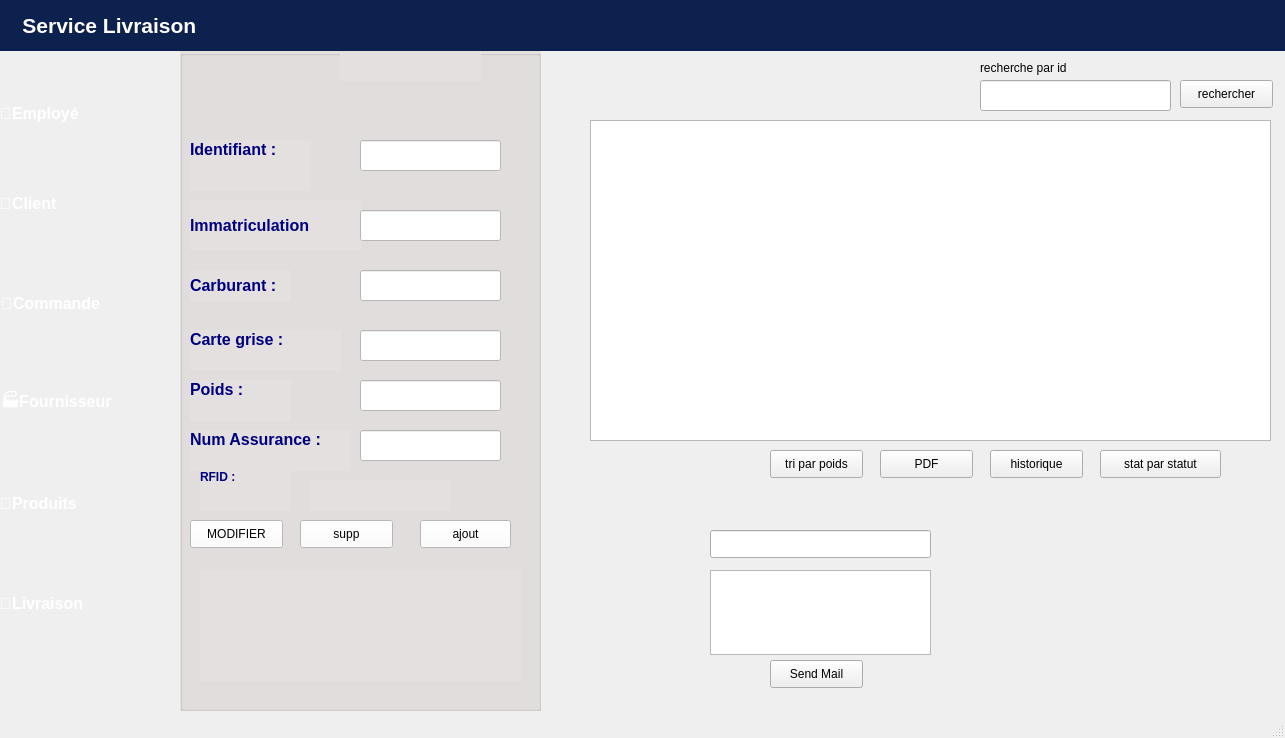
<?xml version="1.0" encoding="UTF-8"?>
<ui version="4.0">
 <class>MainWindow1</class>
 <widget class="QMainWindow" name="MainWindow1">
  <property name="geometry">
   <rect>
    <x>0</x>
    <y>0</y>
    <width>1285</width>
    <height>738</height>
   </rect>
  </property>
  <property name="windowTitle">
   <string>Gestion des clients</string>
  </property>
  <widget class="QWidget" name="centralwidget">
   <widget class="QPushButton" name="statistiques">
    <property name="geometry">
     <rect>
      <x>1100</x>
      <y>450</y>
      <width>121</width>
      <height>28</height>
     </rect>
    </property>
    <property name="text">
     <string>stat par statut</string>
    </property>
   </widget>
   <widget class="QLabel" name="label_3">
    <property name="geometry">
     <rect>
      <x>980</x>
      <y>60</y>
      <width>121</width>
      <height>16</height>
     </rect>
    </property>
    <property name="text">
     <string>recherche par id</string>
    </property>
   </widget>
   <widget class="QTableView" name="tableView_r">
    <property name="geometry">
     <rect>
      <x>590</x>
      <y>120</y>
      <width>681</width>
      <height>321</height>
     </rect>
    </property>
    <property name="styleSheet">
     <string notr="true"/>
    </property>
   </widget>
   <widget class="QLineEdit" name="lineEdit_recherche">
    <property name="geometry">
     <rect>
      <x>980</x>
      <y>80</y>
      <width>191</width>
      <height>31</height>
     </rect>
    </property>
   </widget>
   <widget class="QPushButton" name="historique">
    <property name="geometry">
     <rect>
      <x>990</x>
      <y>450</y>
      <width>93</width>
      <height>28</height>
     </rect>
    </property>
    <property name="text">
     <string>historique</string>
    </property>
   </widget>
   <widget class="QPushButton" name="tri">
    <property name="geometry">
     <rect>
      <x>770</x>
      <y>450</y>
      <width>93</width>
      <height>28</height>
     </rect>
    </property>
    <property name="text">
     <string>tri par poids</string>
    </property>
   </widget>
   <widget class="QPushButton" name="recherche_pushButton">
    <property name="geometry">
     <rect>
      <x>1180</x>
      <y>80</y>
      <width>93</width>
      <height>28</height>
     </rect>
    </property>
    <property name="text">
     <string>rechercher</string>
    </property>
   </widget>
   <widget class="QPushButton" name="pdf">
    <property name="geometry">
     <rect>
      <x>880</x>
      <y>450</y>
      <width>93</width>
      <height>28</height>
     </rect>
    </property>
    <property name="text">
     <string>PDF</string>
    </property>
   </widget>
   <widget class="QGroupBox" name="groupBox">
    <property name="geometry">
     <rect>
      <x>180</x>
      <y>50</y>
      <width>361</width>
      <height>661</height>
     </rect>
    </property>
    <property name="styleSheet">
     <string notr="true">background-color:rgb(228,224,223);
alternate-background-color: rgb(153, 204, 153);
font: 18pt &quot;Segoe UI&quot;;
</string>
    </property>
    <property name="title">
     <string/>
    </property>
    <widget class="QLabel" name="label_15">
     <property name="geometry">
      <rect>
       <x>10</x>
       <y>90</y>
       <width>121</width>
       <height>51</height>
      </rect>
     </property>
     <property name="styleSheet">
      <string notr="true">color: rgb(0, 0, 127);</string>
     </property>
     <property name="text">
      <string>&lt;html&gt;&lt;head/&gt;&lt;body&gt;&lt;p&gt;&lt;span style=&quot; font-size:12pt; font-weight:696;&quot;&gt;Identifiant
 :&lt;/span&gt;&lt;/p&gt;&lt;p&gt;&lt;br/&gt;&lt;/p&gt;&lt;/body&gt;&lt;/html&gt;</string>
     </property>
    </widget>
    <widget class="QLabel" name="label_16">
     <property name="geometry">
      <rect>
       <x>10</x>
       <y>150</y>
       <width>171</width>
       <height>51</height>
      </rect>
     </property>
     <property name="styleSheet">
      <string notr="true">color: rgb(0, 0, 127);</string>
     </property>
     <property name="text">
      <string>&lt;html&gt;&lt;head/&gt;&lt;body&gt;&lt;p&gt;&lt;span style=&quot; font-size:12pt; font-weight:696;&quot;&gt;Immatriculation&lt;/span&gt;&lt;/p&gt;&lt;/body&gt;&lt;/html&gt;</string>
     </property>
    </widget>
    <widget class="QLabel" name="label_18">
     <property name="geometry">
      <rect>
       <x>10</x>
       <y>220</y>
       <width>101</width>
       <height>31</height>
      </rect>
     </property>
     <property name="styleSheet">
      <string notr="true">color: rgb(0, 0, 127);</string>
     </property>
     <property name="text">
      <string>&lt;html&gt;&lt;head/&gt;&lt;body&gt;&lt;p&gt;&lt;span style=&quot; font-size:12pt; font-weight:700;&quot;&gt;Carburant :&lt;/span&gt;&lt;/p&gt;&lt;/body&gt;&lt;/html&gt;</string>
     </property>
    </widget>
    <widget class="QLabel" name="label_19">
     <property name="geometry">
      <rect>
       <x>10</x>
       <y>280</y>
       <width>151</width>
       <height>41</height>
      </rect>
     </property>
     <property name="styleSheet">
      <string notr="true">color: rgb(0, 0, 127);</string>
     </property>
     <property name="text">
      <string>&lt;html&gt;&lt;head/&gt;&lt;body&gt;&lt;p&gt;&lt;span style=&quot; font-size:12pt; font-weight:700;&quot;&gt;Carte grise :&lt;/span&gt;&lt;/p&gt;&lt;p&gt;&lt;br/&gt;&lt;/p&gt;&lt;/body&gt;&lt;/html&gt;</string>
     </property>
    </widget>
    <widget class="QLabel" name="label_20">
     <property name="geometry">
      <rect>
       <x>10</x>
       <y>330</y>
       <width>101</width>
       <height>41</height>
      </rect>
     </property>
     <property name="styleSheet">
      <string notr="true">color: rgb(0, 0, 127);</string>
     </property>
     <property name="text">
      <string>&lt;html&gt;&lt;head/&gt;&lt;body&gt;&lt;p&gt;&lt;span style=&quot; font-size:12pt; font-weight:700;&quot;&gt;Poids :&lt;/span&gt;&lt;/p&gt;&lt;p&gt;&lt;br/&gt;&lt;/p&gt;&lt;/body&gt;&lt;/html&gt;</string>
     </property>
    </widget>
    <widget class="QLabel" name="label_21">
     <property name="geometry">
      <rect>
       <x>10</x>
       <y>380</y>
       <width>161</width>
       <height>41</height>
      </rect>
     </property>
     <property name="styleSheet">
      <string notr="true">color: rgb(0, 0, 127);</string>
     </property>
     <property name="text">
      <string>&lt;html&gt;&lt;head/&gt;&lt;body&gt;&lt;p&gt;&lt;span style=&quot; font-size:12pt; font-weight:696;&quot;&gt;Num Assurance :&lt;/span&gt;&lt;/p&gt;&lt;p&gt;&lt;br/&gt;&lt;/p&gt;&lt;/body&gt;&lt;/html&gt;</string>
     </property>
    </widget>
    <widget class="QLineEdit" name="lineEdit_carb">
     <property name="geometry">
      <rect>
       <x>180</x>
       <y>220</y>
       <width>141</width>
       <height>28</height>
      </rect>
     </property>
     <property name="styleSheet">
      <string notr="true">background-color: rgb(255, 255, 255);
 border-radius:10%;</string>
     </property>
    </widget>
    <widget class="QLineEdit" name="lineEdit_id_2">
     <property name="geometry">
      <rect>
       <x>180</x>
       <y>90</y>
       <width>141</width>
       <height>31</height>
      </rect>
     </property>
     <property name="styleSheet">
      <string notr="true">background-color: rgb(255, 255, 255);</string>
     </property>
    </widget>
    <widget class="QLineEdit" name="lineEdit_imm">
     <property name="geometry">
      <rect>
       <x>180</x>
       <y>160</y>
       <width>141</width>
       <height>31</height>
      </rect>
     </property>
     <property name="styleSheet">
      <string notr="true">background-color: rgb(255, 255, 255);</string>
     </property>
    </widget>
    <widget class="QLineEdit" name="lineEdit_carb_2">
     <property name="geometry">
      <rect>
       <x>180</x>
       <y>220</y>
       <width>141</width>
       <height>31</height>
      </rect>
     </property>
     <property name="styleSheet">
      <string notr="true">background-color: rgb(255, 255, 255);</string>
     </property>
    </widget>
    <widget class="QLineEdit" name="lineEdit_carteG">
     <property name="geometry">
      <rect>
       <x>180</x>
       <y>280</y>
       <width>141</width>
       <height>31</height>
      </rect>
     </property>
     <property name="styleSheet">
      <string notr="true">background-color: rgb(255, 255, 255);</string>
     </property>
    </widget>
    <widget class="QPushButton" name="ajout">
     <property name="geometry">
      <rect>
       <x>240</x>
       <y>470</y>
       <width>91</width>
       <height>28</height>
      </rect>
     </property>
     <property name="styleSheet">
      <string notr="true">background-color: rgb(255, 255, 255);
font: 9pt &quot;Segoe UI&quot;;</string>
     </property>
     <property name="text">
      <string>ajout</string>
     </property>
     <property name="icon">
      <iconset>
       <normaloff>../Users/skand/OneDrive/Bureau/design C++/Untitled-1.png</normaloff>../Users/skand/OneDrive/Bureau/design C++/Untitled-1.png</iconset>
     </property>
    </widget>
    <widget class="QPushButton" name="pushButton_supp">
     <property name="geometry">
      <rect>
       <x>120</x>
       <y>470</y>
       <width>93</width>
       <height>28</height>
      </rect>
     </property>
     <property name="styleSheet">
      <string notr="true">font: 9pt &quot;Segoe UI&quot;;
background-color: rgb(255, 255, 255);</string>
     </property>
     <property name="text">
      <string>supp</string>
     </property>
    </widget>
    <widget class="QPushButton" name="modif">
     <property name="geometry">
      <rect>
       <x>10</x>
       <y>470</y>
       <width>93</width>
       <height>28</height>
      </rect>
     </property>
     <property name="styleSheet">
      <string notr="true">font: 8pt &quot;Segoe UI&quot;;
background-color: rgb(255, 255, 255);</string>
     </property>
     <property name="text">
      <string>MODIFIER</string>
     </property>
    </widget>
    <widget class="QLineEdit" name="lineEdit_poids">
     <property name="geometry">
      <rect>
       <x>180</x>
       <y>330</y>
       <width>141</width>
       <height>31</height>
      </rect>
     </property>
     <property name="styleSheet">
      <string notr="true">background-color: rgb(255, 255, 255);</string>
     </property>
    </widget>
    <widget class="QLineEdit" name="lineEdit_assurance">
     <property name="geometry">
      <rect>
       <x>180</x>
       <y>380</y>
       <width>141</width>
       <height>31</height>
      </rect>
     </property>
     <property name="styleSheet">
      <string notr="true">background-color: rgb(255, 255, 255);</string>
     </property>
    </widget>
    <widget class="QLabel" name="label_stat">
     <property name="geometry">
      <rect>
       <x>20</x>
       <y>520</y>
       <width>321</width>
       <height>111</height>
      </rect>
     </property>
     <property name="text">
      <string/>
     </property>
    </widget>
    <widget class="QLabel" name="exist">
     <property name="geometry">
      <rect>
       <x>160</x>
       <y>0</y>
       <width>141</width>
       <height>31</height>
      </rect>
     </property>
     <property name="text">
      <string/>
     </property>
    </widget>
    <widget class="QLabel" name="rfid">
     <property name="geometry">
      <rect>
       <x>130</x>
       <y>430</y>
       <width>141</width>
       <height>31</height>
      </rect>
     </property>
     <property name="text">
      <string/>
     </property>
    </widget>
    <widget class="QLabel" name="label_22">
     <property name="geometry">
      <rect>
       <x>20</x>
       <y>420</y>
       <width>91</width>
       <height>41</height>
      </rect>
     </property>
     <property name="styleSheet">
      <string notr="true">color: rgb(0, 0, 127);</string>
     </property>
     <property name="text">
      <string>&lt;html&gt;&lt;head/&gt;&lt;body&gt;&lt;p&gt;&lt;span style=&quot; font-weight:600;&quot;&gt;RFID :&lt;/span&gt;&lt;/p&gt;&lt;p&gt;&lt;span style=&quot; font-weight:600;&quot;&gt;&lt;br/&gt;&lt;/span&gt;&lt;/p&gt;&lt;/body&gt;&lt;/html&gt;</string>
     </property>
    </widget>
   </widget>
   <widget class="QFrame" name="BarreMenu">
    <property name="geometry">
     <rect>
      <x>-10</x>
      <y>50</y>
      <width>191</width>
      <height>681</height>
     </rect>
    </property>
    <property name="palette">
     <palette>
      <active>
       <colorrole role="WindowText">
        <brush brushstyle="SolidPattern">
         <color alpha="255">
          <red>255</red>
          <green>255</green>
          <blue>255</blue>
         </color>
        </brush>
       </colorrole>
       <colorrole role="Button">
        <brush brushstyle="SolidPattern">
         <color alpha="255">
          <red>13</red>
          <green>33</green>
          <blue>79</blue>
         </color>
        </brush>
       </colorrole>
       <colorrole role="Base">
        <brush brushstyle="SolidPattern">
         <color alpha="255">
          <red>13</red>
          <green>33</green>
          <blue>79</blue>
         </color>
        </brush>
       </colorrole>
       <colorrole role="Window">
        <brush brushstyle="SolidPattern">
         <color alpha="255">
          <red>13</red>
          <green>33</green>
          <blue>79</blue>
         </color>
        </brush>
       </colorrole>
      </active>
      <inactive>
       <colorrole role="WindowText">
        <brush brushstyle="SolidPattern">
         <color alpha="255">
          <red>255</red>
          <green>255</green>
          <blue>255</blue>
         </color>
        </brush>
       </colorrole>
       <colorrole role="Button">
        <brush brushstyle="SolidPattern">
         <color alpha="255">
          <red>13</red>
          <green>33</green>
          <blue>79</blue>
         </color>
        </brush>
       </colorrole>
       <colorrole role="Base">
        <brush brushstyle="SolidPattern">
         <color alpha="255">
          <red>13</red>
          <green>33</green>
          <blue>79</blue>
         </color>
        </brush>
       </colorrole>
       <colorrole role="Window">
        <brush brushstyle="SolidPattern">
         <color alpha="255">
          <red>13</red>
          <green>33</green>
          <blue>79</blue>
         </color>
        </brush>
       </colorrole>
      </inactive>
      <disabled>
       <colorrole role="WindowText">
        <brush brushstyle="SolidPattern">
         <color alpha="255">
          <red>120</red>
          <green>120</green>
          <blue>120</blue>
         </color>
        </brush>
       </colorrole>
       <colorrole role="Button">
        <brush brushstyle="SolidPattern">
         <color alpha="255">
          <red>13</red>
          <green>33</green>
          <blue>79</blue>
         </color>
        </brush>
       </colorrole>
       <colorrole role="Base">
        <brush brushstyle="SolidPattern">
         <color alpha="255">
          <red>13</red>
          <green>33</green>
          <blue>79</blue>
         </color>
        </brush>
       </colorrole>
       <colorrole role="Window">
        <brush brushstyle="SolidPattern">
         <color alpha="255">
          <red>13</red>
          <green>33</green>
          <blue>79</blue>
         </color>
        </brush>
       </colorrole>
      </disabled>
     </palette>
    </property>
    <property name="styleSheet">
     <string notr="true">background-color: rgb(13, 33, 79);
/*border-radius: 15px; */
QLabel {
    color: rgb(255, 255, 255); /* White text color for labels */
}</string>
    </property>
    <widget class="QLabel" name="label_8">
     <property name="geometry">
      <rect>
       <x>11</x>
       <y>2</y>
       <width>16</width>
       <height>16</height>
      </rect>
     </property>
     <property name="text">
      <string/>
     </property>
     <property name="buddy">
      <cstring>BarreMenu</cstring>
     </property>
    </widget>
    <widget class="QLabel" name="label_9">
     <property name="geometry">
      <rect>
       <x>10</x>
       <y>140</y>
       <width>86</width>
       <height>27</height>
      </rect>
     </property>
     <property name="font">
      <font>
       <pointsize>12</pointsize>
       <bold>true</bold>
      </font>
     </property>
     <property name="styleSheet">
      <string notr="true">QLabel {
    color: rgb(255, 255, 255); /* White text color for labels */
}</string>
     </property>
     <property name="text">
      <string>👥Client</string>
     </property>
    </widget>
    <widget class="QLabel" name="label_10">
     <property name="geometry">
      <rect>
       <x>11</x>
       <y>240</y>
       <width>141</width>
       <height>27</height>
      </rect>
     </property>
     <property name="font">
      <font>
       <pointsize>12</pointsize>
       <bold>true</bold>
      </font>
     </property>
     <property name="styleSheet">
      <string notr="true">QLabel {
    color: rgb(255, 255, 255); /* White text color for labels */
}</string>
     </property>
     <property name="text">
      <string>🛒Commande</string>
     </property>
    </widget>
    <widget class="QLabel" name="label_11">
     <property name="geometry">
      <rect>
       <x>11</x>
       <y>340</y>
       <width>147</width>
       <height>27</height>
      </rect>
     </property>
     <property name="font">
      <font>
       <pointsize>12</pointsize>
       <bold>true</bold>
      </font>
     </property>
     <property name="styleSheet">
      <string notr="true">QLabel {
    color: rgb(255, 255, 255); /* White text color for labels */
}</string>
     </property>
     <property name="text">
      <string>🏭Fournisseur</string>
     </property>
    </widget>
    <widget class="QLabel" name="label_12">
     <property name="geometry">
      <rect>
       <x>10</x>
       <y>440</y>
       <width>144</width>
       <height>27</height>
      </rect>
     </property>
     <property name="font">
      <font>
       <pointsize>12</pointsize>
       <bold>true</bold>
      </font>
     </property>
     <property name="styleSheet">
      <string notr="true">QLabel {
    color: rgb(255, 255, 255); /* White text color for labels */
}</string>
     </property>
     <property name="text">
      <string>🧾Produits</string>
     </property>
    </widget>
    <widget class="QLabel" name="label_13">
     <property name="geometry">
      <rect>
       <x>10</x>
       <y>540</y>
       <width>119</width>
       <height>27</height>
      </rect>
     </property>
     <property name="font">
      <font>
       <pointsize>12</pointsize>
       <bold>true</bold>
      </font>
     </property>
     <property name="styleSheet">
      <string notr="true">QLabel {
    color: rgb(255, 255, 255); /* White text color for labels */
}</string>
     </property>
     <property name="text">
      <string>🚚Livraison</string>
     </property>
    </widget>
    <widget class="QLabel" name="label_17">
     <property name="geometry">
      <rect>
       <x>10</x>
       <y>50</y>
       <width>131</width>
       <height>27</height>
      </rect>
     </property>
     <property name="font">
      <font>
       <pointsize>12</pointsize>
       <bold>true</bold>
      </font>
     </property>
     <property name="styleSheet">
      <string notr="true">QLabel {
    color: rgb(255, 255, 255); /* White text color for labels */
}</string>
     </property>
     <property name="text">
      <string>💼Employé</string>
     </property>
    </widget>
   </widget>
   <widget class="QLabel" name="label_14">
    <property name="geometry">
     <rect>
      <x>-30</x>
      <y>0</y>
      <width>1331</width>
      <height>51</height>
     </rect>
    </property>
    <property name="palette">
     <palette>
      <active>
       <colorrole role="WindowText">
        <brush brushstyle="SolidPattern">
         <color alpha="255">
          <red>255</red>
          <green>255</green>
          <blue>255</blue>
         </color>
        </brush>
       </colorrole>
       <colorrole role="Button">
        <brush brushstyle="SolidPattern">
         <color alpha="255">
          <red>13</red>
          <green>33</green>
          <blue>79</blue>
         </color>
        </brush>
       </colorrole>
       <colorrole role="Text">
        <brush brushstyle="SolidPattern">
         <color alpha="255">
          <red>255</red>
          <green>255</green>
          <blue>255</blue>
         </color>
        </brush>
       </colorrole>
       <colorrole role="ButtonText">
        <brush brushstyle="SolidPattern">
         <color alpha="255">
          <red>255</red>
          <green>255</green>
          <blue>255</blue>
         </color>
        </brush>
       </colorrole>
       <colorrole role="Base">
        <brush brushstyle="SolidPattern">
         <color alpha="255">
          <red>13</red>
          <green>33</green>
          <blue>79</blue>
         </color>
        </brush>
       </colorrole>
       <colorrole role="Window">
        <brush brushstyle="SolidPattern">
         <color alpha="255">
          <red>13</red>
          <green>33</green>
          <blue>79</blue>
         </color>
        </brush>
       </colorrole>
       <colorrole role="PlaceholderText">
        <brush brushstyle="SolidPattern">
         <color alpha="255">
          <red>255</red>
          <green>255</green>
          <blue>255</blue>
         </color>
        </brush>
       </colorrole>
      </active>
      <inactive>
       <colorrole role="WindowText">
        <brush brushstyle="SolidPattern">
         <color alpha="255">
          <red>255</red>
          <green>255</green>
          <blue>255</blue>
         </color>
        </brush>
       </colorrole>
       <colorrole role="Button">
        <brush brushstyle="SolidPattern">
         <color alpha="255">
          <red>13</red>
          <green>33</green>
          <blue>79</blue>
         </color>
        </brush>
       </colorrole>
       <colorrole role="Text">
        <brush brushstyle="SolidPattern">
         <color alpha="255">
          <red>255</red>
          <green>255</green>
          <blue>255</blue>
         </color>
        </brush>
       </colorrole>
       <colorrole role="ButtonText">
        <brush brushstyle="SolidPattern">
         <color alpha="255">
          <red>255</red>
          <green>255</green>
          <blue>255</blue>
         </color>
        </brush>
       </colorrole>
       <colorrole role="Base">
        <brush brushstyle="SolidPattern">
         <color alpha="255">
          <red>13</red>
          <green>33</green>
          <blue>79</blue>
         </color>
        </brush>
       </colorrole>
       <colorrole role="Window">
        <brush brushstyle="SolidPattern">
         <color alpha="255">
          <red>13</red>
          <green>33</green>
          <blue>79</blue>
         </color>
        </brush>
       </colorrole>
       <colorrole role="PlaceholderText">
        <brush brushstyle="SolidPattern">
         <color alpha="255">
          <red>255</red>
          <green>255</green>
          <blue>255</blue>
         </color>
        </brush>
       </colorrole>
      </inactive>
      <disabled>
       <colorrole role="WindowText">
        <brush brushstyle="SolidPattern">
         <color alpha="255">
          <red>255</red>
          <green>255</green>
          <blue>255</blue>
         </color>
        </brush>
       </colorrole>
       <colorrole role="Button">
        <brush brushstyle="SolidPattern">
         <color alpha="255">
          <red>13</red>
          <green>33</green>
          <blue>79</blue>
         </color>
        </brush>
       </colorrole>
       <colorrole role="Text">
        <brush brushstyle="SolidPattern">
         <color alpha="255">
          <red>255</red>
          <green>255</green>
          <blue>255</blue>
         </color>
        </brush>
       </colorrole>
       <colorrole role="ButtonText">
        <brush brushstyle="SolidPattern">
         <color alpha="255">
          <red>255</red>
          <green>255</green>
          <blue>255</blue>
         </color>
        </brush>
       </colorrole>
       <colorrole role="Base">
        <brush brushstyle="SolidPattern">
         <color alpha="255">
          <red>13</red>
          <green>33</green>
          <blue>79</blue>
         </color>
        </brush>
       </colorrole>
       <colorrole role="Window">
        <brush brushstyle="SolidPattern">
         <color alpha="255">
          <red>13</red>
          <green>33</green>
          <blue>79</blue>
         </color>
        </brush>
       </colorrole>
       <colorrole role="PlaceholderText">
        <brush brushstyle="SolidPattern">
         <color alpha="255">
          <red>255</red>
          <green>255</green>
          <blue>255</blue>
         </color>
        </brush>
       </colorrole>
      </disabled>
     </palette>
    </property>
    <property name="font">
     <font>
      <pointsize>16</pointsize>
      <bold>true</bold>
     </font>
    </property>
    <property name="styleSheet">
     <string notr="true">background-color: rgb(13, 33, 79);color: white;
border-radius: 15px; </string>
    </property>
    <property name="text">
     <string>         Service Livraison</string>
    </property>
   </widget>
   <widget class="QPushButton" name="sendmail">
    <property name="geometry">
     <rect>
      <x>770</x>
      <y>660</y>
      <width>93</width>
      <height>28</height>
     </rect>
    </property>
    <property name="text">
     <string>Send Mail</string>
    </property>
   </widget>
   <widget class="QPlainTextEdit" name="contenu">
    <property name="geometry">
     <rect>
      <x>710</x>
      <y>570</y>
      <width>221</width>
      <height>85</height>
     </rect>
    </property>
   </widget>
   <widget class="QLineEdit" name="dest">
    <property name="geometry">
     <rect>
      <x>710</x>
      <y>530</y>
      <width>221</width>
      <height>28</height>
     </rect>
    </property>
   </widget>
  </widget>
  <widget class="QStatusBar" name="statusbar"/>
 </widget>
 <resources/>
 <connections/>
</ui>
